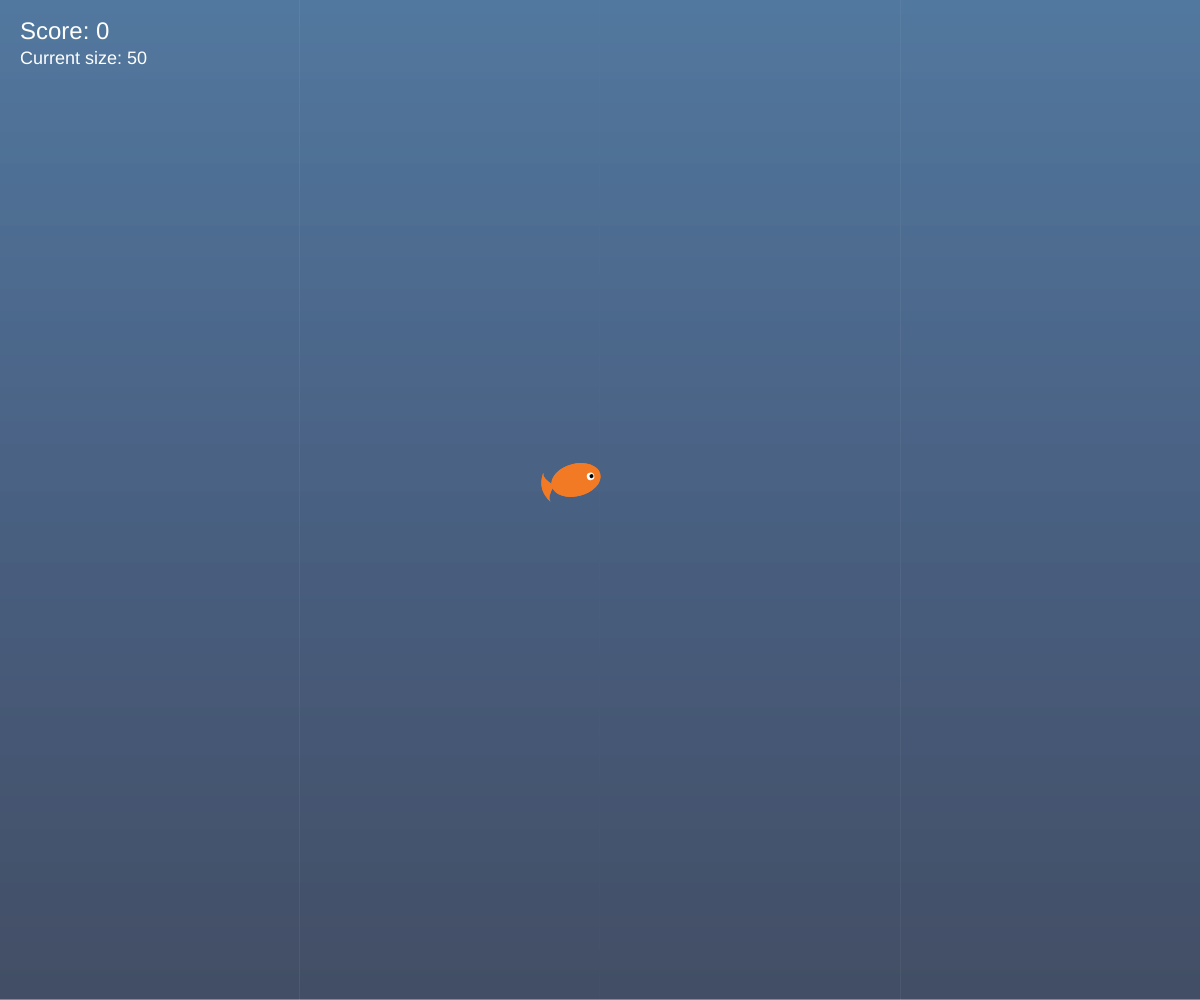
Frame 1 (no input)
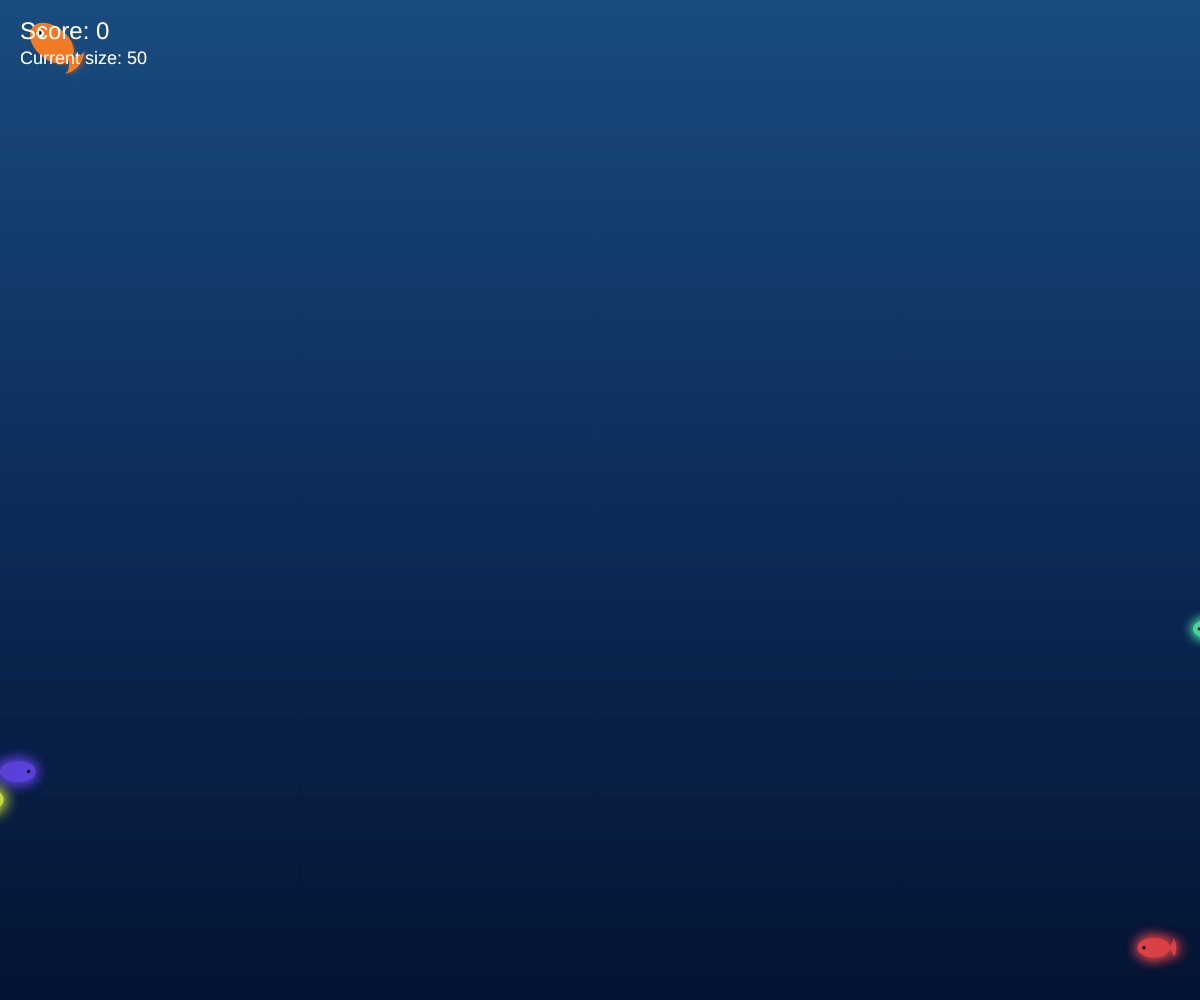
Frame 60 (no input)
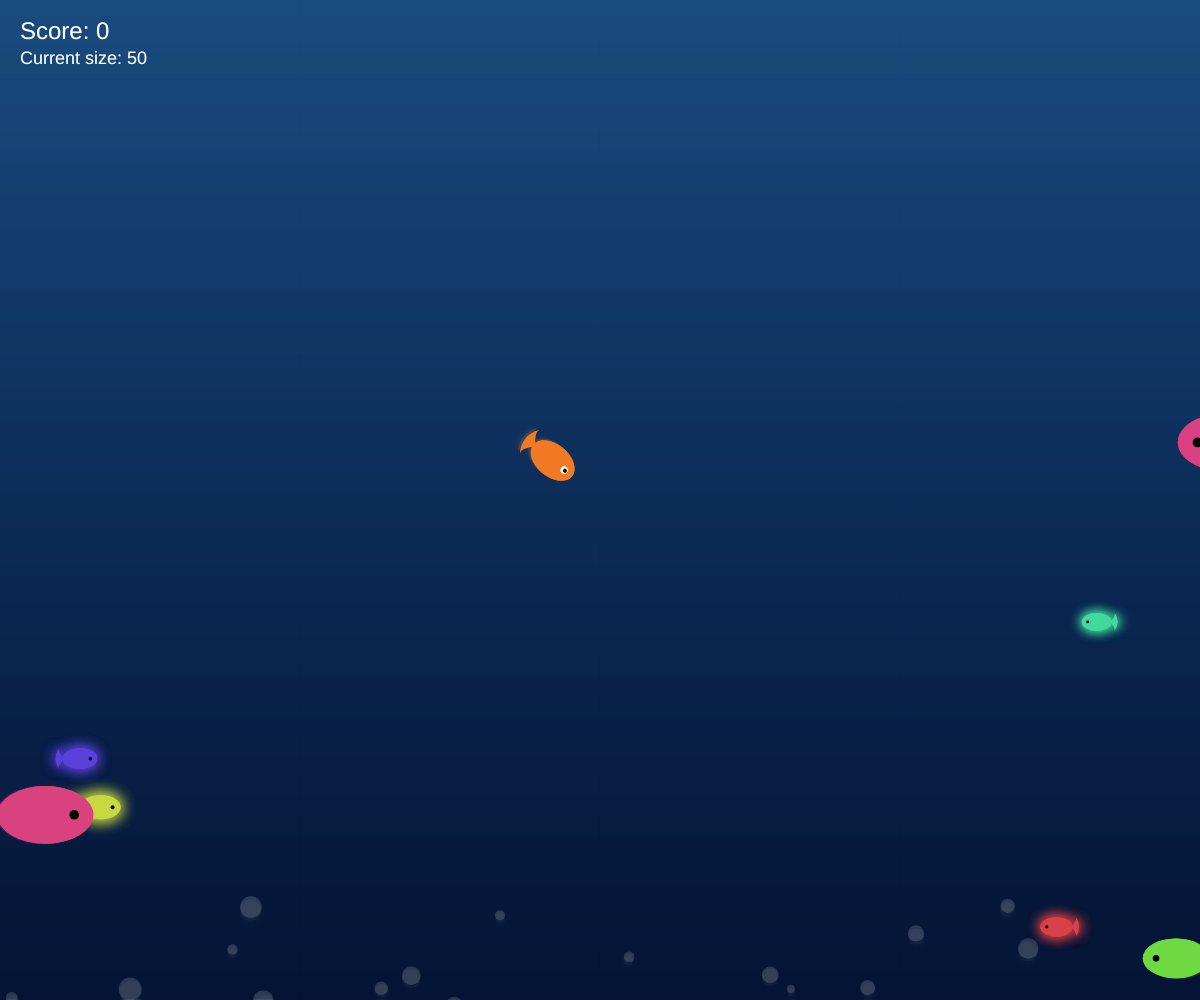
Frame 120 (the mouse pressed at the canvas centre since frame 60)

The p5.js sketch that drew these frames (run headless with seeded random() and noise() and a simulated clock; from frame 60 on, the mouse is pressed at the canvas centre):

// p5.js sketch
// ── sketch.js
let player;
let fishes = [];
let bubbles = [];
const numFish = 25;
const numBubbles = 50;

let gameState = "playing";
let gameScore = 0;

let seaColor;

// Calculate linear interpolation (lerp) between two angles (in radians) by always choosing the shortest path around the circle.
function lerpAngle(startAngle, endAngle, amount) {
    let difference = endAngle - startAngle;

    // If the path is longer than 180° (PI radians) in one direction...
    if (difference > PI) {
        // ...go the other way around.
        endAngle -= TWO_PI;
    } else if (difference < -PI) {
        endAngle += TWO_PI;
    }
    return lerp(startAngle, endAngle, amount);
}

// The class for the fish controlled by the player
class Player {
    constructor() {
        this.pos = createVector(width / 2, height / 2);
        this.size = 50;
        this.targetSize = this.size; // To allow growth animation
        this.angle = 0;
    }

    update() {
        // Smoothly move towards the mouse position
        let target = createVector(mouseX, mouseY);
        this.pos.lerp(target, 0.04);

        // Smoothly turn to face the direction of movement
        let targetAngle = atan2(mouseY - this.pos.y, mouseX - this.pos.x);
        this.angle = lerpAngle(this.angle, targetAngle, 0.1);

        // Animate size change
        this.size = lerp(this.size, this.targetSize, 0.1);

        // Player slowly shrinks (metabolism)
        let shrinkage = this.size * 0.0005; // Multiplied by this.size so bigger fish shrink faster
        
        // Don't shrink below the starting size
        if (this.targetSize > 50) {
             this.targetSize -= shrinkage;
        }
    }

    // Increase the size when eating
    grow(amount) {
        //this.size += amount;
        this.targetSize += amount;
    }

    // Draw the fish
    display() {
        push();
        translate(this.pos.x, this.pos.y);
        rotate(this.angle);

        // Fish Body
        noStroke();
        fill(25, 85, 95); // Orange
        ellipse(0, 0, this.size, this.size * 0.65);
        
        // Fish tail
        beginShape();
        vertex(-this.size * 0.45, 0); // Connects closer to body
        quadraticVertex(-this.size * 0.65, -this.size * 0.2, -this.size * 0.6, -this.size * 0.3); // Top curve
        quadraticVertex(-this.size * 0.8, 0, -this.size * 0.6, this.size * 0.3); // Tip and bottom curve
        quadraticVertex(-this.size * 0.65, this.size * 0.2, -this.size * 0.45, 0); // Bottom connect
        endShape(CLOSE);
        
        /*// Fish Tail
        let tailSize = this.size * 0.4;
        triangle(
            -this.size * 0.5,
            0,
            -this.size * 0.7,
            -tailSize,
            -this.size * 0.7,
            tailSize
        );*/

        // Eye
        fill(255);
        ellipse(this.size * 0.3, 0, this.size * 0.15, this.size * 0.15);
        fill(0);
        ellipse(this.size * 0.32, 0, this.size * 0.08, this.size * 0.08);

        pop();
    }
}

// The class for the other fish (NPCs)
class Fish {
    constructor() {
        this.size = random(20, player.size * 2 + 20); // Fish can be various sizes
        this.speed = random(1, 2);

        // Start fish off-screen
        let startOnLeft = random() > 0.5;

        if (startOnLeft) {
            this.pos = createVector(-this.size * random(1, 10), random(height));
            this.vel = createVector(this.speed, 0);
        } else {
            this.pos = createVector(
                width + this.size * random(1, 10),
                random(height)
            );
            this.vel = createVector(-this.speed, 0);
        }

        this.hue = random(360);
        this.baseColor = color(this.hue, 70, 85);

        // Fish eaten animation
        this.isBeingEaten = false;
        this.eatenTimer = 1.0; // 1.0 = 100%, 0.0 = 0%

        // Property for fluid glow
        this.glowAmount = 0.0;
        this.targetGlowAmount = 0.0;

        // Unique offset for Perlin noise (ensures each fish has a different swim pattern)
        this.yNoiseOffset = random(1000);
    }

    update() {
        // Only move if not being eaten
        if (this.isBeingEaten) {
            this.eatenTimer -= 0.08; // Animate shrinking/fading
        } else {
            // Horizontal movement
            this.pos.add(this.vel);

            // ** Add natural drift **
            let noiseValue = noise(this.yNoiseOffset);

            // Map to a range [-1 to 1] to get a direction
            let yDrift = map(noiseValue, 0, 1, -1, 1);

            // Apply drift
            this.pos.y += yDrift * 1;   // Wiggle stronger/weaker (Amplitude)
            this.yNoiseOffset += 0.01;  // Wiggle faster/slower (Frequency)
            
            // Keep fish from drifting off the top/bottom
            this.pos.y = constrain(this.pos.y, this.size / 2, height - this.size / 2);

            // Glow if smaller than player
            if (this.size < player.size) {
                this.targetGlowAmount = 1.0;
            } else {
                this.targetGlowAmount = 0.0;
            }
        }

        this.glowAmount = lerp(this.glowAmount, this.targetGlowAmount, 0.2);
    }

    // Check if the fish is off the screen
    isOffscreen() {
        return (
            (this.vel.x > 0 && this.pos.x > width + this.size * 2) ||
            (this.vel.x < 0 && this.pos.x < -this.size * 2)
        );
    }

    display() {
        push();
        translate(this.pos.x, this.pos.y);

        if (this.isBeingEaten) {
            scale(this.eatenTimer);
        }

        // Flip fish sprite based on direction
        if (this.vel.x < 0) {
            scale(-1, 1);
        }

        /*
        if (this.size > player.size && !this.isBeingEaten) {
            // Danger border
            noStroke();
            fill(0, 80, 100, 0.4); // Semi-transparent red glow
            ellipse(0, 0, this.size * 1.1, this.size * 0.6 * 1.1); 

            // Danger glow
            drawingContext.shadowBlur = this.size * 0.4; // Glow size
            drawingContext.shadowColor = color(this.baseColor, 0.7);
        }*/

        // Edible glow
        if (player.size > this.size && !this.isBeingEaten) {
            let maxBlur = this.size * 0.4;
            let maxOpacity = 0.7;

            drawingContext.shadowBlur = maxBlur * this.glowAmount;
            drawingContext.shadowColor = color(this.baseColor, maxOpacity * this.glowAmount);
        }

        // Body
        if (this.isBeingEaten) {
            fill(this.hue, 70, 85, this.eatenTimer);
        } else {
            fill(this.hue, 70, 85);
        }
        noStroke();
        ellipse(0, 0, this.size, this.size * 0.6);

        // Tail
        beginShape();
        vertex(-this.size * 0.45, 0);
        quadraticVertex(-this.size * 0.65, -this.size * 0.2, -this.size * 0.6, -this.size * 0.3);
        quadraticVertex(-this.size * 0.8, 0, -this.size * 0.6, this.size * 0.3);
        quadraticVertex(-this.size * 0.65, this.size * 0.2, -this.size * 0.45, 0);
        endShape(CLOSE);

        drawingContext.shadowBlur = 0;  // Reset

        // Eye
        if (this.isBeingEaten) {
            fill(0, this.eatenTimer); // Fade out eye
        } else {
            fill(0);
        }
        ellipse(this.size * 0.3, 0, this.size * 0.1, this.size * 0.1);

        pop();
    }
}

// The class for background bubbles
class Bubble {
    constructor() {
        // Multiply by 1.25 to start the bubbles lower so they appear more naturally rather than all at once
        this.pos = createVector(random(width), height * 1.25 + random(100));
        this.size = random(5, 25);
        this.speed = random(1, 3);
    }

    update() {
        this.pos.y -= this.speed;
        // Add a sine wave wiggle for more natural movement
        this.pos.x += sin(frameCount * 0.05 + this.pos.y * 0.1) * 0.5;

        // Reset bubble when it goes off the top of the screen
        if (this.pos.y < -this.size) {
            this.pos.x = random(width);
            this.pos.y = height + this.size;
        }
    }

    display() {
        noStroke();
        fill("#ffffff26");
        ellipse(this.pos.x, this.pos.y, this.size, this.size);
    }
}

function setup() {
    createCanvas(windowWidth, windowHeight);
    colorMode(HSB, 360, 100, 100, 1);
    noCursor();

    seaColor = color("#ecfeff");

    // Initialize the player and arrays
    player = new Player();
    for (let i = 0; i < numFish; i++) fishes.push(new Fish());
    for (let i = 0; i < numBubbles; i++) bubbles.push(new Bubble());
}

function draw() {
    //background(seaColor);

    // Draw the underwater background gradient
    let topColor = color(210, 80, 50);
    let bottomColor = color(220, 90, 20);
    for (let y = 0; y < height; y++) {
        let inter = map(y, 0, height, 0, 1);
        let c = lerpColor(topColor, bottomColor, inter);
        stroke(c);
        line(0, y, width, y);
    }

    // Handle game state
    if (gameState === "playing") {
        runGame();
    } else if (gameState === "gameOver") {
        showGameOver();
    }
}

function runGame() {
    // Update and display bubbles
    for (let bubble of bubbles) {
        bubble.update();
        bubble.display();
    }

    // Update and display player
    player.update();
    player.display();

    // Iterate backwards to safely remove items from the array
    for (let i = fishes.length - 1; i >= 0; i--) {
        let fish = fishes[i];
        fish.update();
        fish.display();

        // Check for collision
        let d = dist(
            player.pos.x,
            player.pos.y,
            fish.pos.x,
            fish.pos.y
        );
        // Make the "hitbox" slightly smaller (e.g., 80%) than the visible sprite
        let collisionThreshold = (player.size / 2 + fish.size / 2) * 0.8;

        // Only check for collisions if the fish isn't already being eaten
        if (d < collisionThreshold && !fish.isBeingEaten) {
            if (player.size > fish.size) {
                // Check !fish.isBeingEaten to trigger grow() only once
                if (!fish.isBeingEaten) {
                    let earnedScore = fish.size * 0.1;
                    
                    player.grow(earnedScore);
                    fish.isBeingEaten = true; 

                    gameScore += earnedScore;
                }
            } else {
                // Game over if you touch a bigger fish
                gameState = "gameOver";
            }
        }

        // Replace fish that swim off-screen
        if (fish.isOffscreen() || (fish.isBeingEaten && fish.eatenTimer <= 0)) {
            fishes.splice(i, 1);
        }
    }

    // Ensure population always refills
    while (fishes.length < numFish) {
        fishes.push(new Fish());
    }

    // Create a single array for all fish (NPCs + Player) to be drawn
    let allFishToDraw = [...fishes, player];
    
    // Sort fishes by size (smallest to largest)
    allFishToDraw.sort((a, b) => a.size - b.size);
    
    // Draw all fish in sorted order
    // This makes the largest fish always appear "in front"
    for (let fish of allFishToDraw) {
        fish.display();
    }

    // Display score
    fill(255);
    textSize(24);
    textAlign(LEFT, TOP);
    text("Score: " + floor(gameScore), 20, 20);
    textSize(18);
    text("Current size: " + floor(player.size), 20, 50);
}

function showGameOver() {
    // Dark overlay
    background(0, 0, 0, 0.5);

    // Game over text
    textAlign(CENTER, CENTER);
    fill(0, 0, 100);
    textSize(64);
    textStyle(BOLD);
    text("GAME OVER!", width / 2, height / 2 - 40);
    textSize(32);
    textStyle(NORMAL);
    text("Your score: " + floor(gameScore), width / 2, height / 2 + 30);
    textSize(20);
    textStyle(ITALIC);
    text("Click to Restart", width / 2, height / 2 + 160);
}

function mousePressed() {
    // Restart the game on click if it's over
    if (gameState === "gameOver") {
        player = new Player();
        fishes = [];
        for (let i = 0; i < numFish; i++) {
            fishes.push(new Fish());
        }
        gameState = "playing";
        gameScore = 0;
    }
}

function windowResized() {
    resizeCanvas(windowWidth, windowHeight);
}
